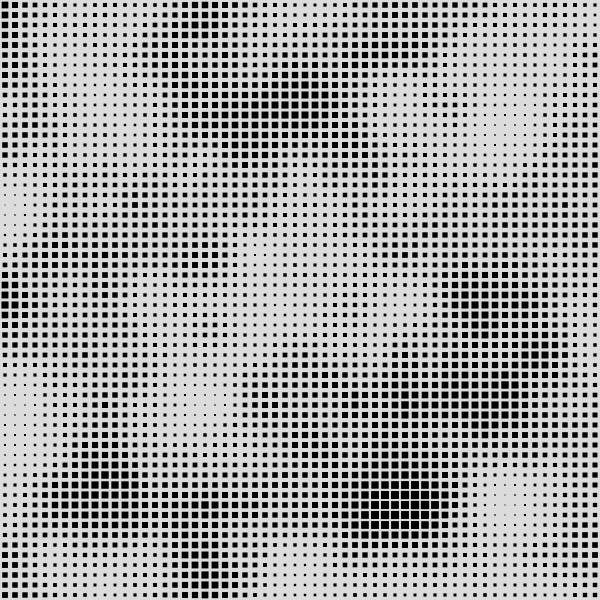
Frame 1 (no input)
Frame 60 (no input): identical to frame 1, image omitted
Frame 120 (the mouse pressed at the canvas centre since frame 60): identical to frame 1, image omitted

The p5.js sketch that drew this single still picture (run headless with seeded random() and noise() and a simulated clock; from frame 60 on, the mouse is pressed at the canvas centre):

// p5.js sketch
// ── sketch.js
let sizes = [];
let cols; let rows;
let size = 10;
let xOff = 0; let yOff = 0;
let inc = 0.1;


function setup() {
  createCanvas(600, 600);

  rectMode(CENTER);

  cols = width/size;
  rows = height/size;

  for (let i = 0; i < cols; i++){
    sizes[i] = [];
    yOff = 0;
    for (let j = 0; j < rows; j++){
      sizes[i][j] = map(noise(xOff, yOff), 0, 1, 0, size);
      yOff += inc;
    }
    xOff += inc;
  }
}

function draw() {
  background(220);
  translate(size/2, size/2);

  for (let i = 0; i < cols; i++){
    for (let j = 0; j < rows; j++){
      fill(0);
      noStroke();
      rect(i*size, j*size, sizes[i][j], sizes[i][j]);
    }
  }
}
